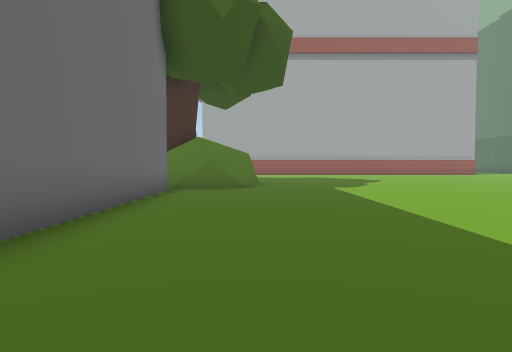
[1] (above)

22 first-person views from a walk through a 3-D level made in the Unity game engine. The camera is 1.4 m above the floor, tilts 2° down and sees 70° across. The floor is counted in squares, 2 m on a side. Each view is taken from the middle of a square. On the plan, view 1 faces up. The plan holds only what a view shows up to about 11 squares ahead; the rest is blank. The place goes on beyond the plan. The player is left out. Some animated figures are not drawn. Some surface patterns are stand-ins.

[2]
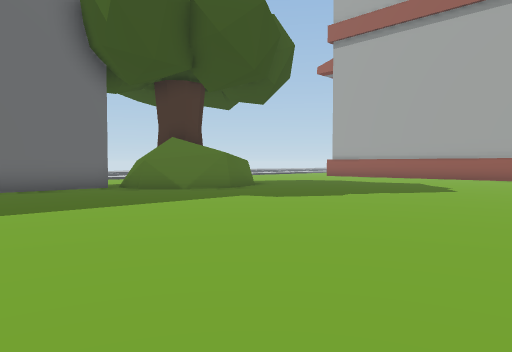

[3]
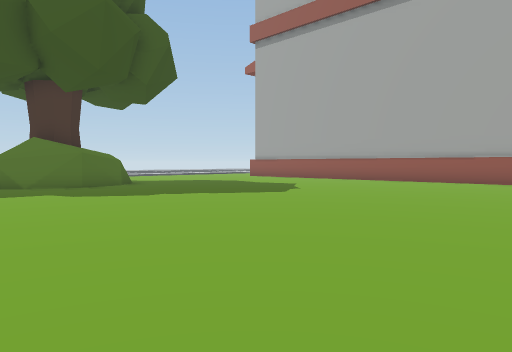

[4]
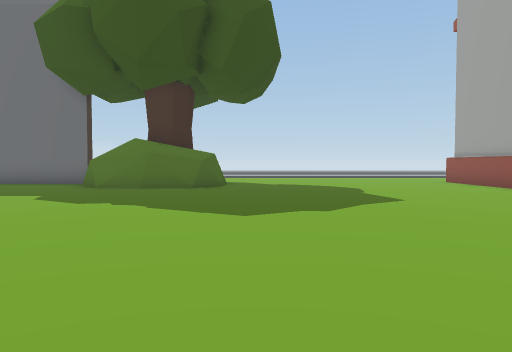

[5]
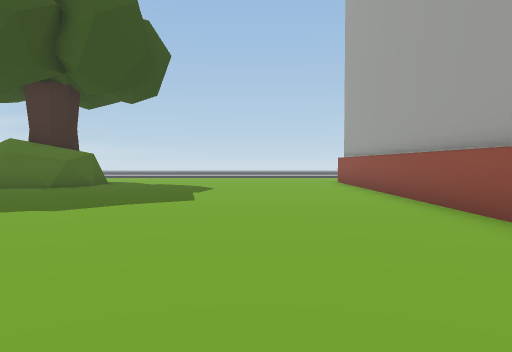

[6]
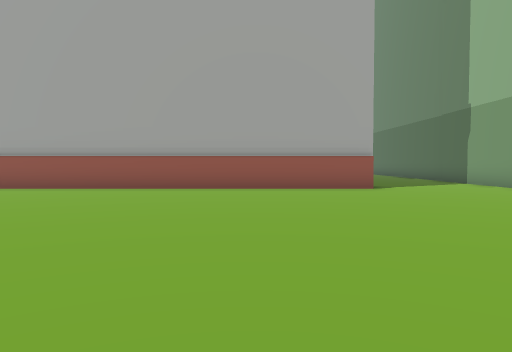

[7]
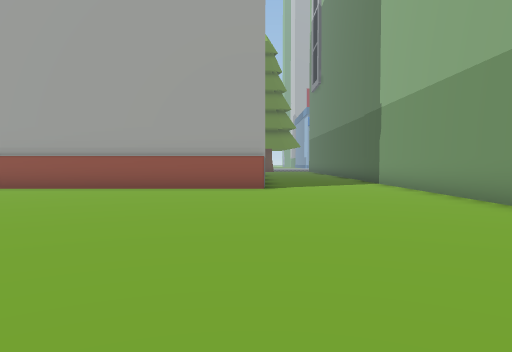

[8]
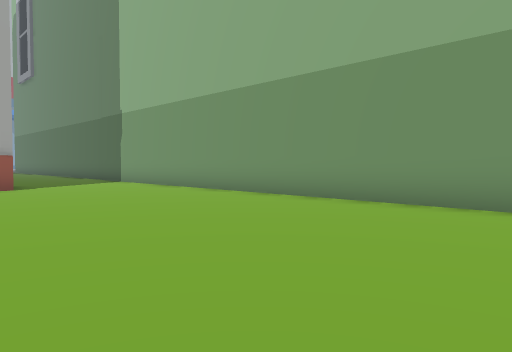

[9]
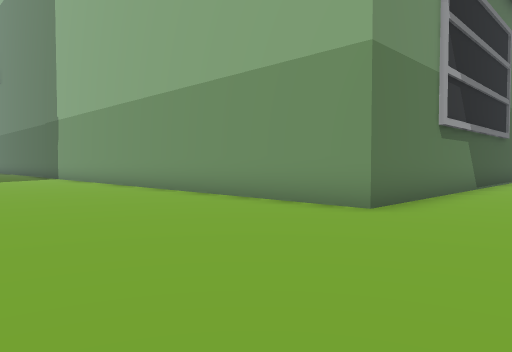

[10]
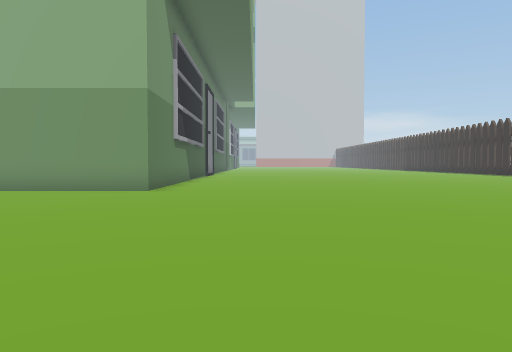

[11]
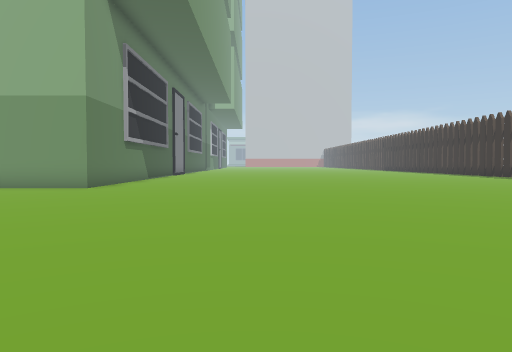

[12]
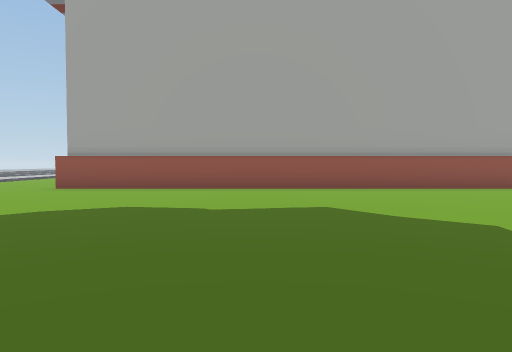

[13]
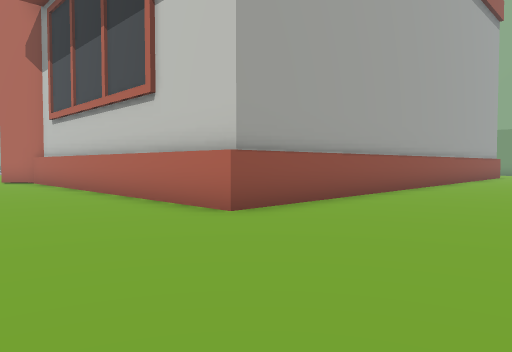

[14]
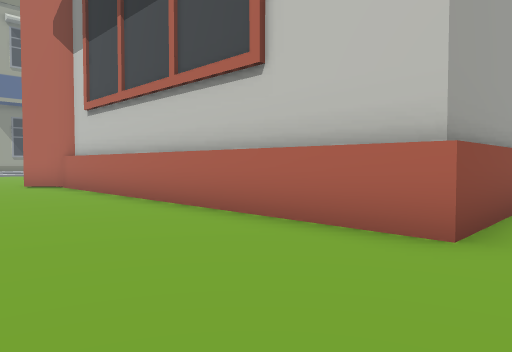

[15]
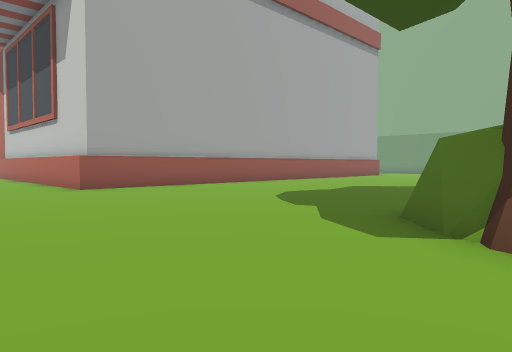

[16]
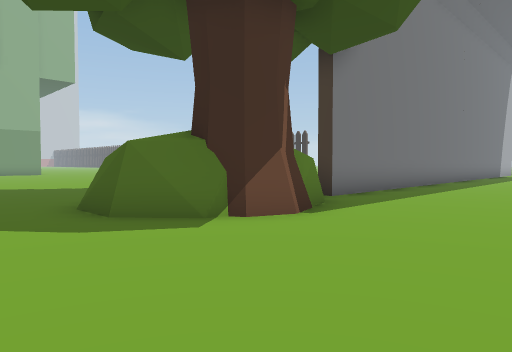

[17]
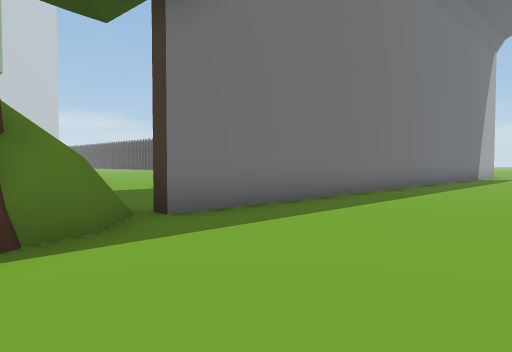

[18]
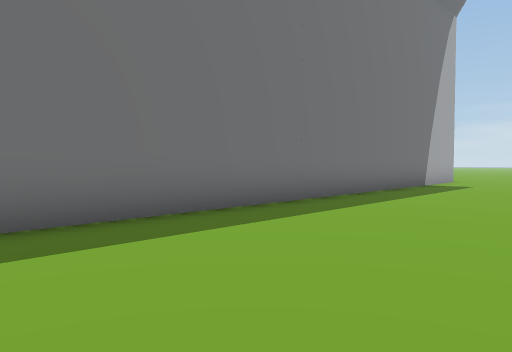

[19]
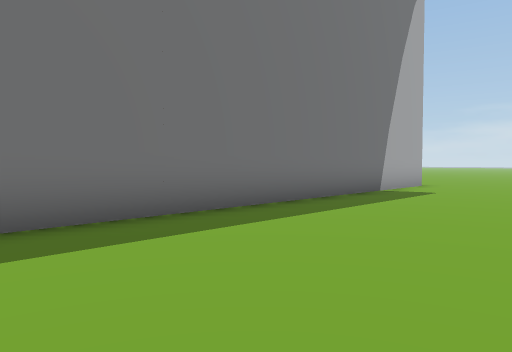

[20]
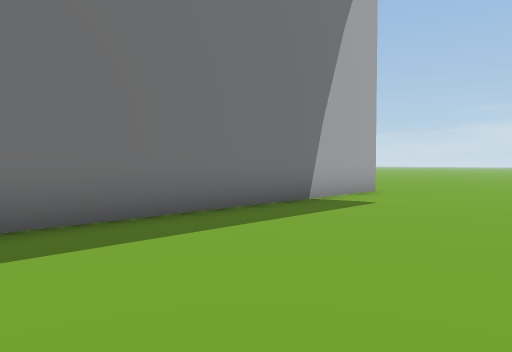

[21]
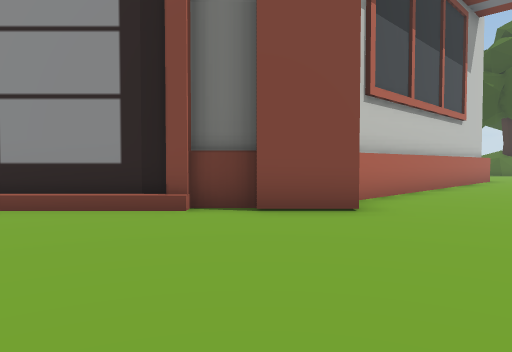

[22]
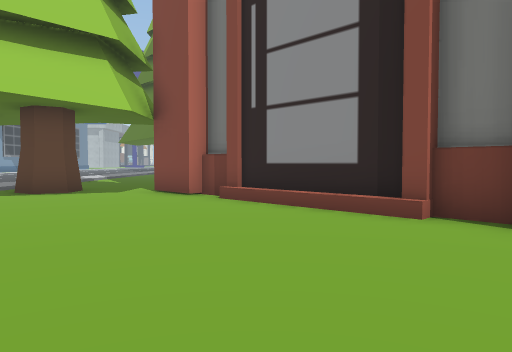

### Floor plan
Points are (right, up) in squares from view 1. A wall is a line through its corners. A room is listed if a view was taken in it or the views show most of it. See-through windows are left out.
Room 1 (views 1, 2, 3, 4, 5, 6, 7, 8, 9, 10, 11, 12, 13, 14, 15, 16, 17, 18, 19, 20, 21, 22)
walls: (0, 11.9) (-0.3, 11.4); (-0.2, 12.6) (0, 11.9) (-0.1, 11.4); (-0.4, 11.2) (-1.2, 9.8) (-3.1, 10.6) (-3.2, 11.4); (-0.8, 13.5) (-0.4, 12.7); (-0.9, 13.6) (-0.5, 13.3); (-0.5, 10.3) (-1.1, 9.8); (-1.9, 13.8) (-1.4, 13.6); (-1.3, 9.7) (-2, 9.7); (-2.3, 9.8) (-3.1, 10.6); (-3.1, 13.1) (-2.2, 13.8) (-1.5, 13.8); (-3.1, 12.7) (-2.2, 13.8); (-3.2, 10.6) (-3.4, 11.3); (13.2, 22) (-3.5, 22) (-3.5, 32.4) (-4.3, 33.2) (-3.2, 34.3); (19.5, 9.7) (17.2, 9.7) (17.2, 23); (-2.6, -7.5) (-2.6, 9.3) (-2.3, 9.3) (-2.3, 3.1); (-3, 34) (1.2, 38.2) (1, 38.5) (2.1, 39.6); (-2.2, 34.7) (-2.5, 35)
low walls: (-0.4, 10.7) (-0.7, 10.2); (-1.6, 9.7) (-2.6, 10.1); (-2, 9.7) (-2.3, 9.8); (-3.2, 12.9) (-2.8, 13.4); (-2.5, 35) (-1.9, 35.5); (-1.6, 35.9) (-0.9, 36.6); (-0.5, 36.9) (0.1, 37.6)
objects: tree (2, 41)

Where each view was taken, in squares from view 1:
view 1: 0 up, 0 right, facing up
view 2: 5 up, 8 right, facing up-left
view 3: 8 up, 11 right, facing up-left
view 4: 15 up, 10 right, facing left
view 5: 19 up, 10 right, facing left
view 6: 12 up, 10 right, facing up
view 7: 12 up, 13 right, facing up
view 8: 11 up, 11 right, facing up-right
view 9: 7 up, 12 right, facing up-right
view 10: 7 up, 8 right, facing right
view 11: 5 up, 7 right, facing right
view 12: 12 up, 2 right, facing up
view 13: 18 up, 7 left, facing up-right
view 14: 21 up, 7 left, facing up-right
view 15: 12 up, 7 left, facing up-right
view 16: 16 up, 7 left, facing down-right
view 17: 12 up, 7 left, facing down-right
view 18: 6 up, 7 left, facing down-right
view 19: 3 up, 7 left, facing down-right
view 20: 0 up, 7 left, facing down-right
view 21: 38 up, 7 left, facing down-right
view 22: 37 up, 7 left, facing right
